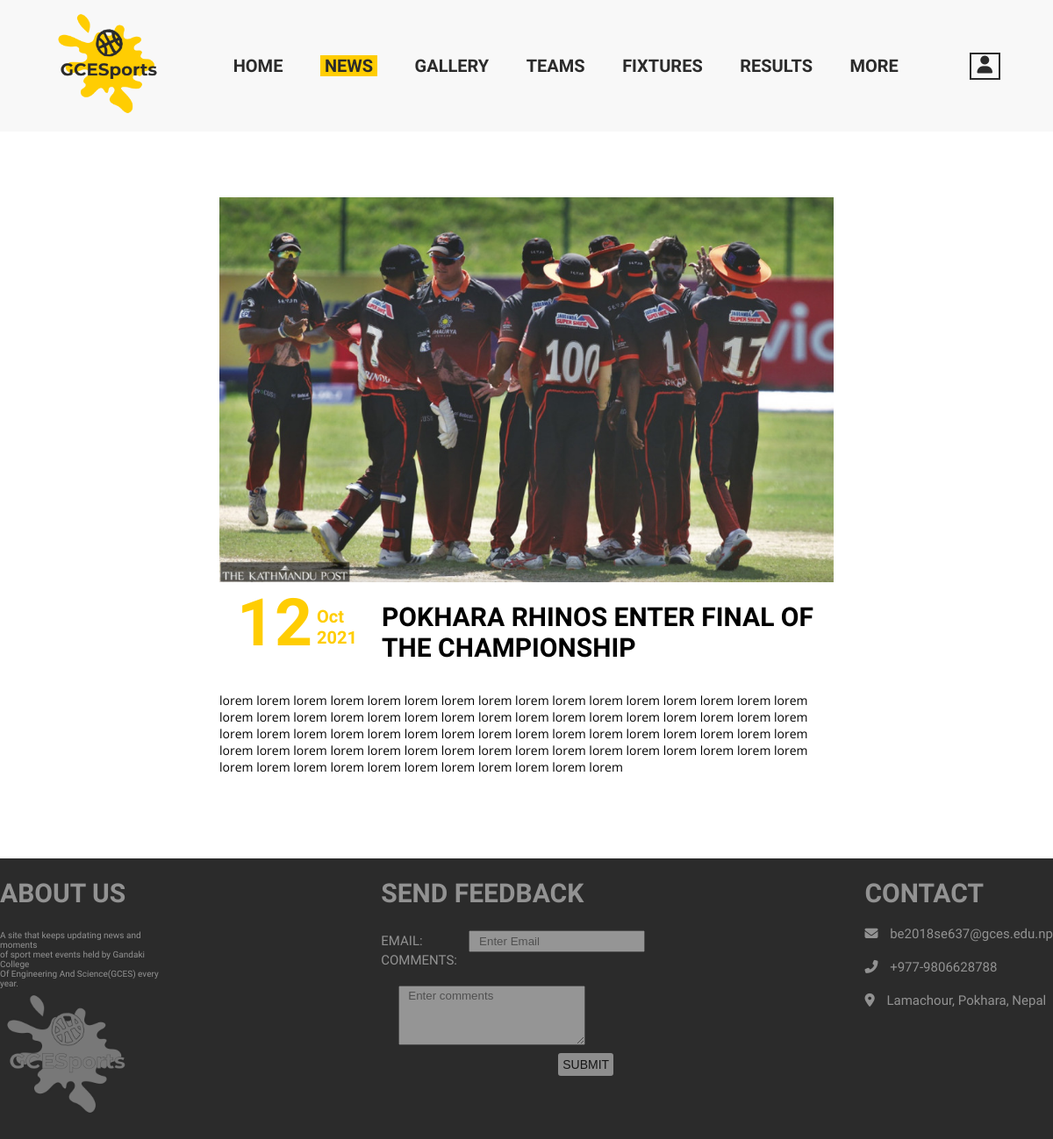
The app's page /page.php?page_id=23 with its own data.
### tables this page shows
CREATE TABLE `newspanel` (
  `id` int(255) NOT NULL,
  `title` varchar(255) NOT NULL,
  `body` text NOT NULL,
  `image` varchar(255) NOT NULL,
  `date` date NOT NULL,
  `featured` tinyint(255) NOT NULL
);

### main/controllers/newspanel.php (called while the page is built, shortened)
<?php
include(ROOT_PATH . '/main/database/db.php');
if (isset($_GET['page_id'])) {
    $page_id = $_GET['page_id'];
}

### main/database/db.php (called while the page is built, shortened)
<?php
require('connect.php');
function executeQuery($sql, $data)
{
    global $conn;
    $stmt = $conn->prepare($sql);
    $values = array_values($data);
    $types = str_repeat('s', count($values));
    $stmt->bind_param($types, ...$values);
    $stmt->execute();
    return $stmt;
}
function selectOne($table, $conditions)
{
    $sql = "SELECT * FROM $table";
    $i = 0;
    foreach ($conditions as $key => $value){
        if($i === 0){
            $sql = $sql . " WHERE $key=?";
        } else {
            $sql = $sql . " AND $key=?";
        }
        $i++;
    }
    $sql = $sql . " LIMIT 1";
    $stmt = executeQuery($sql, $conditions);
    $records = $stmt->get_result()->fetch_assoc();
    return $records;
}

### page.php (the view, shortened to what this page needs)
<?php
include(ROOT_PATH . '/main/controllers/newspanel.php');
?>
<!DOCTYPE html>
<html lang="en">
<head>
    <link rel="stylesheet" href="./src/style/page.css?v=<?php echo time(); ?>" />
    <link rel="stylesheet" href="./src/style/header.css?v=<?php echo time(); ?>" />
    <link rel="stylesheet" href="./src/style/footer.css?v=<?php echo time(); ?>" />
</head>
<body>
    <?php include(ROOT_PATH . '/main/includes/header.php'); ?>
    <?php
    $page = selectOne($table, ['id' => $page_id]);
    ?>
    <section class="section-container">
        <div class="section-image">
            <img src="<?php echo './media/news/' . $page['image']; ?>" alt="<?php echo $page['image']; ?>">
        </div>
        <div class="section-head">
            <div class="section-date">
                <div class="news-day"><?php echo date('d', strtotime($page['date'])); ?></div>
                <div class="news-month"><?php echo date('M', strtotime($page['date'])); ?></div>
                <div class="news-year"><?php echo date('Y', strtotime($page['date'])); ?></div>
            </div>
            <div class="section-title">
                <?php echo $page['title']; ?>
            </div>
        </div>
        <div class="section-body">
            <?php echo $page['body']; ?>
        </div>
    </section>
    <?php include(ROOT_PATH . '/main/includes/footer.php') ?>
</body>
</html>

### src/style/page.css (style rules this page uses)
* { box-sizing: border-box; margin: 0; padding: 0; }
.section-container { margin: 75px 250px; }
.section-image img { width: 100%; }
.section-head { display: flex; }
.section-date { font-family: "Oswald", sans-serif; font-weight: 700; color: #FFCD02; display: grid; grid-template-columns: auto auto; width: 60px; column-gap: 5px; }
.news-day { grid-row: 1 / span 2; font-size: 75px; padding-left: 20px; }
.news-month { font-size: 20px; padding-top: 25px; }
.news-year { font-size: 20px; padding-bottom: 50px; }
.section-title { font-family: "Oswald", sans-serif; font-weight: 700; font-size: 30px; text-transform: uppercase; cursor: pointer; margin-left: 125px; padding-top: 20px; align-items: center; }
.section-body { font-family: "Open sans", sans-serif; font-size: 14px; padding-bottom: 20px; }

### src/style/header.css (style rules this page uses)
html { font-size: 62.5%; }

### records on screen
newspanel: image (picture), date "12", date "Oct", date "2021", title "POKHARA RHINOS ENTER FINAL OF THE CHAMPIONSHIP", body "lorem lorem lorem lorem lorem lorem lorem lorem lorem lorem lorem lorem lorem lorem lorem lorem lorem lorem lorem lorem lorem lorem lorem lorem lorem lorem lorem lorem lorem lorem lorem lorem lorem lorem lorem lorem lorem lorem lorem lorem lorem lorem lorem lorem lorem lorem lorem lorem lorem lorem lorem lorem lorem lorem lorem lorem lorem lorem lorem lorem lorem lorem lorem lorem lorem lorem lorem lorem lorem lorem lorem lorem lorem lorem lorem"
